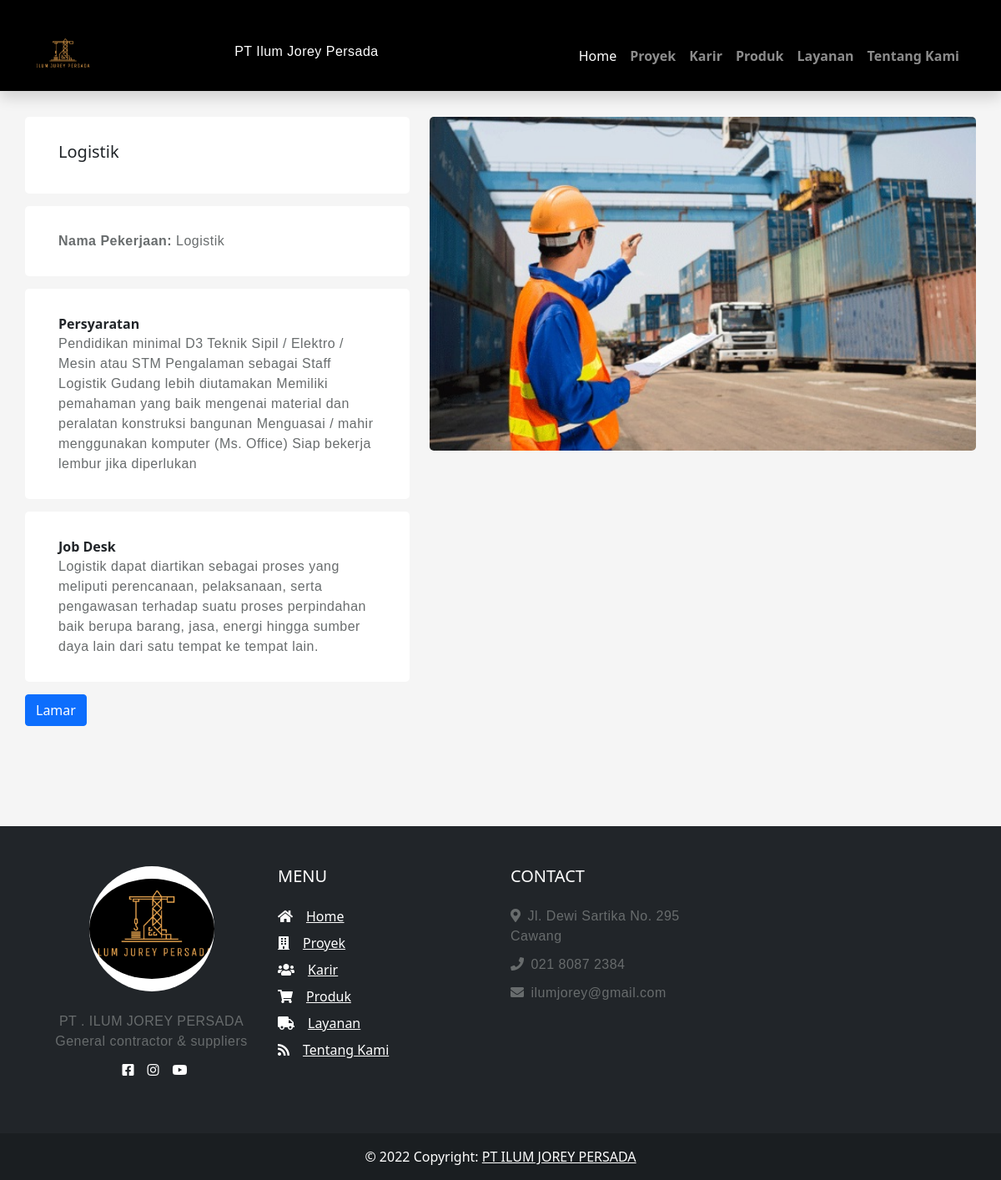
Screenshot of /detailpekerjaan.php?ID_loker=111 with the database file from the repository.
### tables this page shows
CREATE TABLE `karir` (
  `ID_loker` int(3) NOT NULL,
  `Nama_peker` text NOT NULL,
  `syarat` text NOT NULL,
  `jobdesk` text NOT NULL,
  `gambar` varchar(255) NOT NULL
);

### detailpekerjaan.php (the view, shortened to what this page needs)
<!DOCTYPE html>
<lang="en">
  <head>
    <link href="https://cdn.jsdelivr.net/npm/bootstrap@5.0.2/dist/css/bootstrap.min.css" rel="stylesheet" />
    <link rel="stylesheet" href="https://cdn.jsdelivr.net/npm/bootstrap-icons@1.8.3/font/bootstrap-icons.css">
    <link rel="stylesheet" href="style.css">
  </head>
  <nav class="navbar navbar-expand-lg navbar-dark shadow fixed-top" style="background-color: #000000;">
    <div class="container" style=" margin-bottom: -2%">
      <a class="navbar-brand" style="width:20%" href="#"> <img class="anjay" src="image/logo.jpeg" style="width:30%; padding:12% 0% ">
      </a>
      <p class="text-white">PT Ilum Jorey Persada</p>
      <div class="collapse navbar-collapse" id="navbarNav">
        <ul class="navbar-nav ms-auto">
          <li class="nav-item">
            <a class="nav-link active" aria-current="page" href="index.php#">Home</a>
          </li>
          <li class="nav-item">
            <a class="fw-bold nav-link" href="index.php#Proyek">Proyek</a>
          </li>
          <li class="nav-item">
            <a class="fw-bold nav-link" href="index.php#Karir">Karir</a>
          </li>
          <li class="nav-item">
            <a class="fw-bold nav-link" href="index.php#Produk">Produk</a>
          </li>
          <li class="nav-item">
            <a class="fw-bold nav-link" href="index.php#Layanan">Layanan</a>
          </li>
          <li class="nav-item">
            <a class="fw-bold nav-link" href="index.php#About">Tentang Kami</a>
          </li>
        </ul>
      </div>
    </div>
  </nav>
  <link rel="stylesheet" href="style2.css">
  <link rel="stylesheet" href="https://cdnjs.cloudflare.com/ajax/libs/font-awesome/5.12.1/css/all.min.css" />
  <?php
  include "config.php";
  $ID_loker = $_GET['ID_loker'];
  $data = mysqli_query($sambungin, "SELECT * FROM karir where ID_loker='$ID_loker'");
  $d = mysqli_fetch_array($data);
  ?>
  <div class="container" style="padding:10% 0%">
    <div class="row">
      <div class="col-md-5">
        <div class="project-info-box mt-0">
          <h5><?php echo $d['Nama_peker'] ?></h5>
        </div>
        <div class="project-info-box">
          <p><b>Nama Pekerjaan:</b> <?php echo $d['Nama_peker'] ?></p>
        </div>
        <div class="project-info-box">
          <b>Persyaratan</b>
          <p><?php echo $d['syarat'] ?></p>
        </div>
        <div class="project-info-box">
          <b>Job Desk</b>
          <p><?php echo $d['jobdesk'] ?></p>
        </div>
        <a class="btn btn-primary" href="formloker.php">Lamar</a>
      </div>
      <div class="col-md-7">
        <img src="admin/upload/<?php echo $d['gambar']; ?>" alt="project-image" class="rounded">
      </div>
    </div>
  </div>
  <footer class="bg-dark text-center text-lg-start text-white">
    <div class="container p-4">
      <div class="row my-4">
        <div class="col-lg-3 col-md-6 mb-4 mb-md-0">
          <div class="rounded-circle bg-white shadow-1-strong d-flex align-items-center justify-content-center mb-4 mx-auto" style="width: 150px; height: 150px;">
            <img src="image/logo.jpeg" alt="ilum" width="200" class="rounded-circle">
          </div>
          <p class="text-center">PT . ILUM JOREY PERSADA General contractor & suppliers</p>
          <ul class="list-unstyled d-flex flex-row justify-content-center">
            <li>
              <a class="text-white px-2" href="#!">
                <i class="fab fa-facebook-square"></i>
              </a>
            </li>
            <li>
              <a class="text-white px-2" href="#!">
                <i class="fab fa-instagram"></i>
              </a>
            </li>
            <li>
              <a class="text-white ps-2" href="#!">
                <i class="fab fa-youtube"></i>
              </a>
            </li>
          </ul>
        </div>
        <div class="col-lg-3 col-md-6 mb-4 mb-md-0">
          <h5 class="text-uppercase mb-4">Menu</h5>
          <ul class="list-unstyled">
            <li class="mb-2">
              <a href="#" class="text-white"><i class="fas fa-home pe-3"></i>Home</a>
            </li>
            <li class="mb-2">
              <a href="#Proyek" class="text-white"><i class="fas fa-building pe-3"></i>Proyek</a>
            </li>
            <li class="mb-2">
              <a href="#Karir" class="text-white"><i class="fas fa-users pe-3"></i>Karir</a>
            </li>
            <li class="mb-2">
              <a href="#Produk" class="text-white"><i class="fas fa-shopping-cart pe-3"></i>Produk</a>
            </li>
            <li class="mb-2">
              <a href="#Layanan" class="text-white"><i class="fas fa-truck pe-3"></i>Layanan</a>
            </li>
            <li class="mb-2">
              <a href="#About" class="text-white"><i class="fas fa-rss pe-3"></i>Tentang Kami</a>
            </li>
          </ul>
        </div>
        <div class="col-lg-3 col-md-6 mb-4 mb-md-0">
          <h5 class="text-uppercase mb-4">Contact</h5>
          <ul class="list-unstyled">
            <li>
              <p><i class="fas fa-map-marker-alt pe-2"></i>Jl. Dewi Sartika No. 295 Cawang</p>
            </li>
            <li>
              <p><i class="fas fa-phone pe-2"></i>021 8087 2384</p>
            </li>
            <li>
              <p><i class="fas fa-envelope pe-2 mb-0"></i>ilumjorey@gmail.com</p>
            </li>
          </ul>
        </div>
      </div>
    </div>
    <div class="text-center p-3" style="background-color: rgba(0, 0, 0, 0.2)">
      © 2022 Copyright:
      <a class="text-white">PT ILUM JOREY PERSADA</a>
    </div>
  </footer>
  </body>
  </html>

### style2.css (style rules this page uses)
.project-info-box { margin: 15px 0; background-color: #fff; padding: 30px 40px; border-radius: 5px; }
.project-info-box p { margin-bottom: 15px; padding-bottom: 15px; border-bottom: 1px solid #d5dadb; }
.project-info-box p:last-child { margin-bottom: 0; padding-bottom: 0; border-bottom: none; }
img { width: 100%; max-width: 100%; height: auto; -webkit-backface-visibility: hidden; }
.rounded { border-radius: 5px !important; }
a.btn, a.btn-social { display: inline-block; }
.mb-0 { margin-bottom: 0 !important; }
p { font-family: "Barlow", sans-serif !important; font-weight: 300; font-size: 1rem; color: #686c6d; letter-spacing: 0.03rem; margin-bottom: 10px; }
b, strong { font-weight: 700 !important; }

### rows the page displays
karir: Nama_peker "Logistik", syarat "Pendidikan minimal D3 Teknik Sipil / Elektro / Mesin atau STM Pengalaman sebagai Staff Logistik Gudang lebih diutamakan Memiliki pemahaman yang baik mengenai material dan peralatan konstruksi bangunan Menguasai / mahir menggunakan komputer (Ms. Office) Siap bekerja lembur jika diperlukan", jobdesk "Logistik dapat diartikan sebagai proses yang meliputi perencanaan, pelaksanaan, serta pengawasan terhadap suatu proses perpindahan baik berupa barang, jasa, energi hingga sumber daya lain dari satu tempat ke tempat lain.", gambar (picture)
